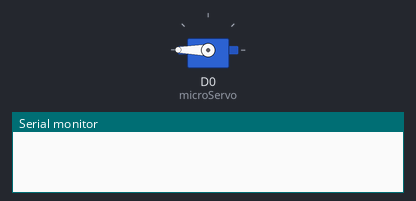
This sketch was run on a simulated Particle Photon. Parts: servo, the last lines printed to the serial monitor.

Above: at 0.0 s.
At 4.1 s:
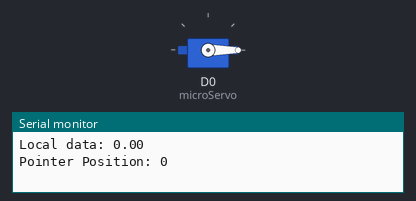
Timing chart, 0 to 5.6 s (numbered marks = the images above):
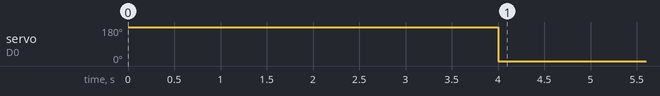

Measured:
- by itself, servo on D0 (microServo): 180° → 0° at 4.0 s

The sketch:

UltraBorgArduino.ino
```cpp
/*
 *
 */
#include <cstdlib>

Servo microServo;

int position = 0;
double reqData;


// Runs once
void setup()
{
    // Serial data to port 9600
    Serial.begin(9600);
    // Connecting the servo to pin D0 and get it to reset back to 0
    microServo.attach(D0);
    microServo.write(180);
    delay(2000);
}


// Runs looped after setup
void loop()
{
  Particle.subscribe("pushedNWMSUFinalProjectTemperature", myHandler);
  Serial.print("Local data: ");
  Serial.println(reqData);
  delay(2000);
  setClothes();
}

void myHandler(const char *event, const char *data)
{
  Serial.print("data: ");
  if (data){
    reqData = std::atof(data);
    Serial.println(data);
  }
  else{
    Serial.println("NULL");
  }
}

void setClothes() {
  position = (reqData/37.7) * 180.0;
  Serial.print("Pointer Position: ");
  Serial.println(position);
  microServo.write(position);
  delay(2000);
  // for (size_t position = 0; position < 180; position++) {
  //     microServo.write(position);
  //     Serial.printf("position: %d" + position);
  //     delay(1000);
  // }
  // for (size_t position = 180; position >= 1; position--) {
  //     microServo.write(position);
  //     Serial.printf("position: %d" + position);
  //     delay(100);
  // }
  //
  // if (reqData <= 0) {
  //     microServo.write(180);
  // } else if (reqData > 0 && reqData <= 10) {
  //     microServo.write(120);
  // } else if (reqData > 10 && reqData <= 15) {
  //     microServo.write(90);
  // } else if (reqData > 15 && reqData <= 25) {
  //     microServo.write(60);
  // } else if (reqData > 25 && reqData <= 32) {
  //     microServo.write(30);
  // } else {
  //     microServo.write(0);
  // }
}
```
